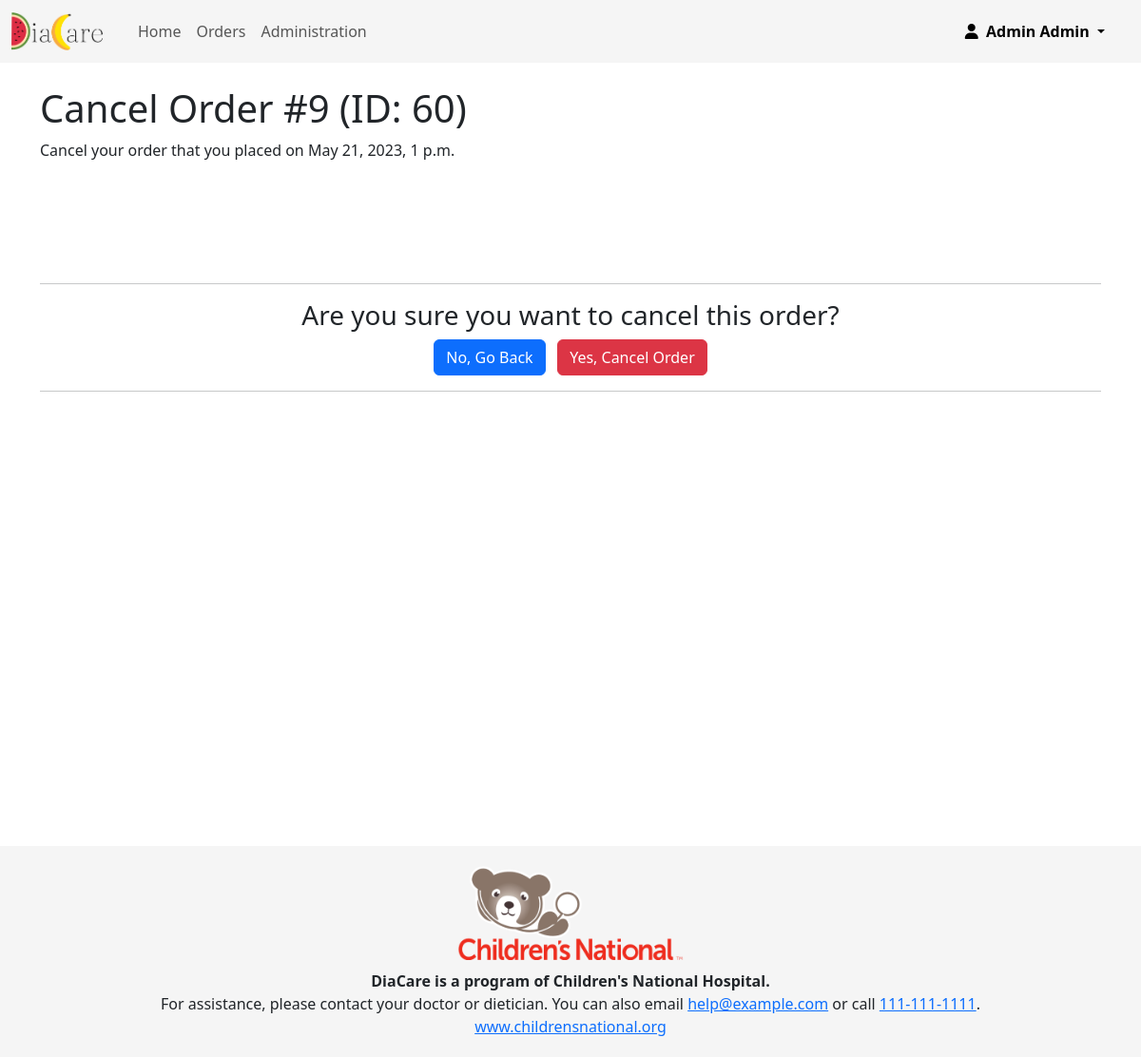
Page /cancel-order/?id=60 (signed in) on the committed database.
### app/models.py (models this page shows, shortened)
class User(AbstractBaseUser, PermissionsMixin):
    objects = UserManager()
    USERNAME_FIELD = 'email'
    user_created_at = models.DateTimeField(default=timezone.now)
    email = models.EmailField(unique=True)
    first_name = models.CharField(max_length=255)
    middle_name = models.CharField(max_length=255, blank=True)
    last_name = models.CharField(max_length=255)
    is_staff = models.BooleanField(default=False)
    gender = models.CharField(choices=(
        ("male", "Male"),
        ("female", "Female"),
        ("nonbinary", "Non-binary"),
    ), max_length=255)
    active = models.BooleanField(
        default=False,
        help_text="Whether the user is currently enrolled in the Food Pharmacy program and is authorized to log in and order food.",
    )
    address = AddressField(null=True)
    doctor = models.ForeignKey('Doctor', on_delete=models.CASCADE)
    dietician = models.ForeignKey('Dietician', on_delete=models.CASCADE)
    last_clinic_visit = models.DateTimeField(blank=True, null=True)
    last_food_received = models.DateTimeField(blank=True, null=True)
    next_clinic_visit = models.DateTimeField(blank=True, null=True)
    next_food_batch = models.DateTimeField(blank=True, null=True)
    patient_comments = models.TextField(blank=True, help_text="Comments from the patient")
    medical_comments = models.TextField(blank=True, help_text="Comments from the doctor, dietician, or clinic regarding the patient's medical conditions. Not visible to patient.")
    admin_comments = models.TextField(blank=True, help_text="Comments from DiaCare administrators. Not visible to patient.")
    """
        active determines if the user is able to use the app.
        eligible determines if the user is eligible for the Food Pharmacy program.

        An eligible user becomes active after they are approved by Food Pharmacy staff, their doctor or dietician, or an administrator.

        active = True, eligible = True:   The user is active and eligible for the Food Pharmacy program.
        active = True, eligible = False:  Should not happen unless access was override-granted by an administrator.
        active = False, eligible = True:  The user is eligible for the Food Pharmacy program but has not been approved yet.
        active = False, eligible = False: The user is not eligible for the Food Pharmacy program.
    """
    @property
    def eligible(self):
        """Returns whether the user is eligible for the Food Pharmacy program."""
        return self.screening_questionnaire.is_eligible if hasattr(self, 'screening_questionnaire') else False
    def __str__(self):
        return f"{self.first_name} {self.middle_name + ' ' if self.middle_name else ''}{self.last_name}"

class Order(models.Model):
    user = models.ForeignKey('User', on_delete=models.CASCADE)
    date_ordered = models.DateTimeField(auto_now_add=True)
    date_scheduled = models.DateTimeField(blank=True, null=True)
    date_fulfilled = models.DateTimeField(blank=True, null=True)
    date_cancelled = models.DateTimeField(blank=True, null=True)
    type = models.CharField(choices=(
        ("pickup", "Pickup"),
        ("delivery", "Delivery"),
    ), max_length=255, default="Pickup")
    patient_comments = models.TextField(blank=True, help_text="Comments from the patient regarding this order")
    admin_comments = models.TextField(blank=True, help_text="Comments from food pharmacy staff regarding this order. Not visible to patient.")
    number = models.IntegerField(default=0, help_text="Order number, incremented individually for each user")
    @property
    def fulfilled(self):
        return self.date_fulfilled is not None and self.date_fulfilled < timezone.now()
    @property
    def cancelled(self):
        return self.date_cancelled is not None
    class Meta:
        ordering = ['-date_scheduled']

### app/decorators.py (the view)
    def wrap(request, *args, **kwargs):
        if request.user.is_authenticated and request.user.active:
            return function(request, *args, **kwargs)
        return redirect(reverse('index'))

### app/templates/cancel-order.html (shortened to what this page needs)
{% extends 'base.html' %}
{% load static %}
{% block body %}
<br>
<div class="container">
    <h1>Cancel Order #{{ order.number }} (ID: {{ order.id }})</h1>
    <p>Cancel your order that you placed on {{ order.date_ordered }}</p>
    <br><br><br><br>
    <hr>
    <div style="text-align: center">
        <h3>Are you sure you want to cancel this order?</h3>
        <form action="" method="POST">
            <a href="{% url 'orders' %}" class="btn btn-primary">No, Go Back</a>
            <button type="submit" class="btn btn-danger">Yes, Cancel Order</button>
        </form>
    </div>
    <hr>
</div>
{% endblock %}

### app/templates/base.html (shortened to what this page needs)
{% load pwa %}
{% load static %}
<!DOCTYPE html>
<html>
    <head>
        <link href="https://cdn.jsdelivr.net/npm/bootstrap@5.3.0-alpha1/dist/css/bootstrap.min.css" rel="stylesheet">
        <link rel="stylesheet" href="{% static 'base.css' %}">
     </head>
    <body>
        {% block nav %}
        <nav class="navbar navbar-expand-lg bg-body-tertiary">
          <div class="container-fluid">
            <a class="navbar-brand" href="/">
              <img src="{% static 'images/logo_transparent.png' %}" height="40" class="d-inline-block align-top" alt="DiaCare">
            </a>
            <div class="collapse navbar-collapse" id="navbarNavDropdown" style="text-align: center">
              <ul class="navbar-nav">
                <li class="nav-item">
                  <a class="nav-link" aria-current="page" href="{% url 'index' %}">Home</a>
                </li>
                <li class="nav-item">
                  <a class="nav-link" href="{% url 'orders' %}">Orders</a>
                </li>
                {% if request.user.is_superuser %}
                <li class="nav-item">
                  <a class="nav-link" href="/admin">Administration</a>
                </li>
                {% endif %}
                <li class="nav-item dropdown profile">
                  <a class="nav-link dropdown-toggle" href="#" role="button" data-bs-toggle="dropdown" aria-expanded="false">
                    <i class="fa-solid fa-user"></i>&nbsp;
                    {{ request.user }}
                  </a>
                </li>
              </ul>
            </div>
          </div>
        </nav>
        {% endblock %}
        {% block body %}
        {% endblock %}
        {% block footer %}
        <footer>
          <center>
            <img src="{% static 'images/childrens_national_logo.png' %}" height="100" alt="Children's National Hospital" class="footer-logo">
            <br>
            <b>DiaCare is a program of Children's National Hospital.</b>
            <br>
            For assistance, please contact your doctor or dietician.
            You can also email <a href="mailto:help@example.com">help@example.com</a> or call <a href="tel:111-111-1111">111-111-1111</a>.
            <br>
            <a href="https://www.childrensnational.org" target="_blank">www.childrensnational.org</a>
          </center>
        </footer>
        {% endblock %}
    </body>
</html>

### static/base.css (style rules this page uses)
nav.navbar { background-color: rgb(245, 245, 245) !important; }
nav .profile { position: absolute; right: 30px; }
nav .profile > a { color: var(--bs-navbar-active-color); font-weight: bold; }
.footer-logo { margin-bottom: 10px; }
footer { background-color: rgb(245, 245, 245); padding: 20px; }

### app/templates/cancel-order.html (style rules this page uses)
.container { height: 100vh; }

### rows in the picture
User: user "Admin Admin"
Order: number "9", id "60", date_ordered "May 21, 2023, 1 p.m."
